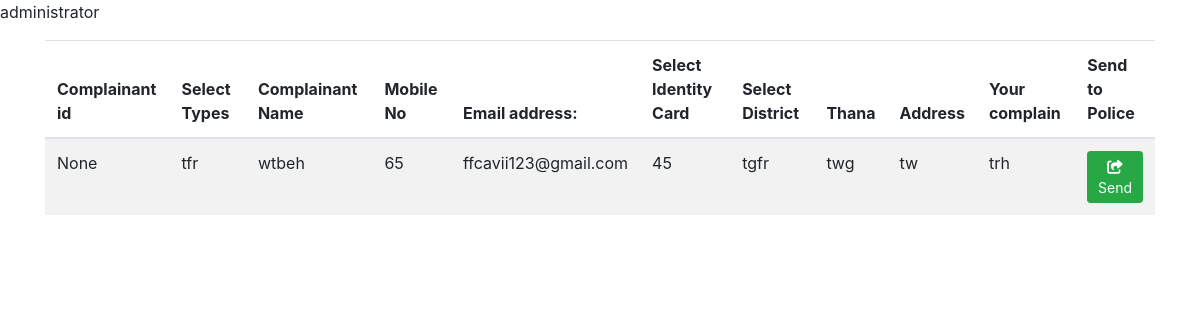
The app's page /Administrator/showComplain/, older data.
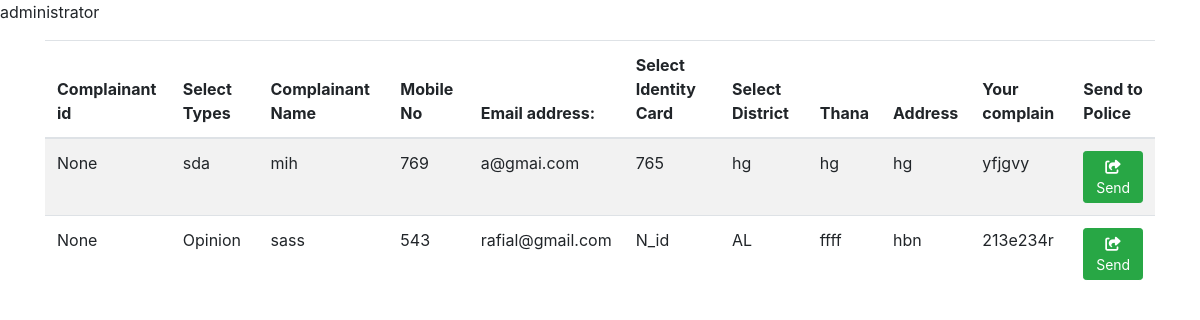
The same page, newer data.
### victim/models.py (models this page shows)
class Complain(models.Model):
    Complain_type = models.CharField(max_length=55)
    Complainant_name = models.CharField(max_length=55)
    Mobile_Number = models.CharField(max_length=55)
    National_id = models.CharField(max_length=55)
    District = models.CharField(max_length=55)
    Thana = models.CharField(max_length=55)
    Address = models.CharField(max_length=55)
    Complain_description = models.CharField(max_length=55)
    Email = models.EmailField(max_length=50, blank=False, unique=True)
    def return_complain_url(self):
        return f"../sendComplain/{self.id}"  #return id for complain send

### Administrator/views.py (the view)
# urls.py: path('showComplain/', views.showComplain, name='showComplain'),
def showComplain(request):
    c = Complain.objects.all()
    return render(request, 'administrator/view_complain.html', {'complainlist': c})

### Administrator/templates/administrator/view_complain.html (shortened to what this page needs)
{% extends 'administrator/base.html' %}
{% block content %}
<p>administrator</p>
    <div class="container">
        <table class="table table-striped">
       <thead>
           <th> Complainant id</th>
           <th> Select Types</th>
           <th> Complainant Name</th>
           <th> Mobile No</th>
           <th> Email address:</th>
           <th> Select Identity Card</th>
           <th> Select District</th>
           <th> Thana</th>
           <th> Address</th>
           <th> Your complain</th>
            <th>Send to Police</th>
       </thead>
        <tbody>
         {% for c in complainlist %}
             <tr>
            <td>{{c.id}}</td>
            <td>{{c.Complain_type}}</td>
            <td>{{c.Complainant_name}}</td>
            <td>{{c.Mobile_Number}}</td>
                 <td>{{c.Email}}</td>
            <td>{{c.National_id}}</td>
            <td>{{c.District}}</td>
            <td>{{c.Thana}}</td>
            <td>{{c.Address}}</td>
            <td>{{c.Complain_description}}</td>
             <td><a href="{{ c.return_complain_url }}" class="btn btn-sm btn-success"><i class="fas fa-share-square"></i>Send</a></td>
             </tr>
        {% endfor %}
        </tbody>
    </table>
    </div>
{% endblock %}

Row changes from the older to the newer data that the page shows:
removed Complain: id "None", Complain_type "tfr", Complainant_name "wtbeh", Mobile_Number "65", Email "ffcavii123@gmail.com", National_id "45", District "tgfr", Thana "twg", Address "tw", Complain_description "trh"
added Complain: id "None", Complain_type "sda", Complainant_name "mih", Mobile_Number "769", Email "a@gmai.com", National_id "765", District "hg", Thana "hg", Address "hg", Complain_description "yfjgvy"
added Complain: id "None", Complain_type "Opinion", Complainant_name "sass", Mobile_Number "543", Email "rafial@gmail.com", National_id "N_id", District "AL", Thana "ffff", Address "hbn", Complain_description "213e234r"
